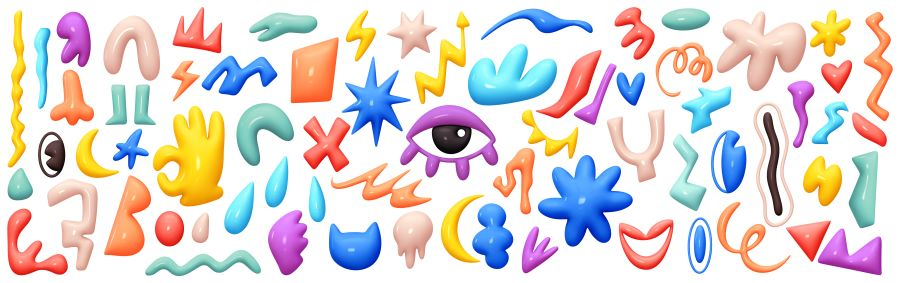
#> input picture Exercices/Data/image_05.jpg, 900 x 283 px
$ python 02_04_Modifier_la_transparence_d_une_image.py
#> lines starting #> are read from the running program, lines starting #| are printed output that depends on the picture
import numpy as np
import cv2

color = cv2.imread("../../Data/image_05.jpg",1)
#> color is the input picture: shape (283, 900, 3); mean B, G, R 212.7, 214.7, 223.2

gray = cv2.cvtColor(color, cv2.COLOR_BGR2GRAY)
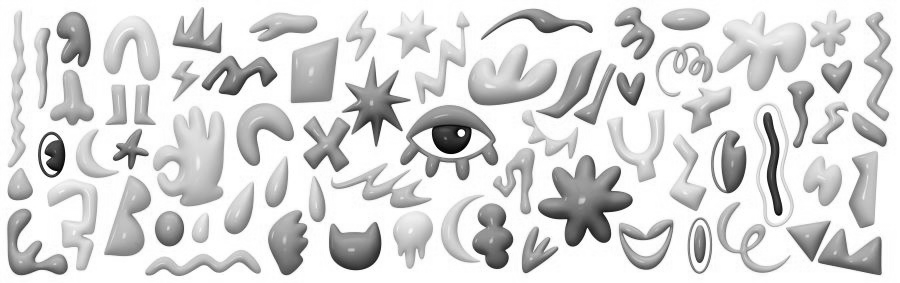
#> gray: shape (283, 900); min 0, max 255, mean 217
cv2.imwrite("gray.jpg",gray)
cv2.imshow("Gray",gray)

# [5 lines of commented-out code are left out]


b = color[:,:,0]
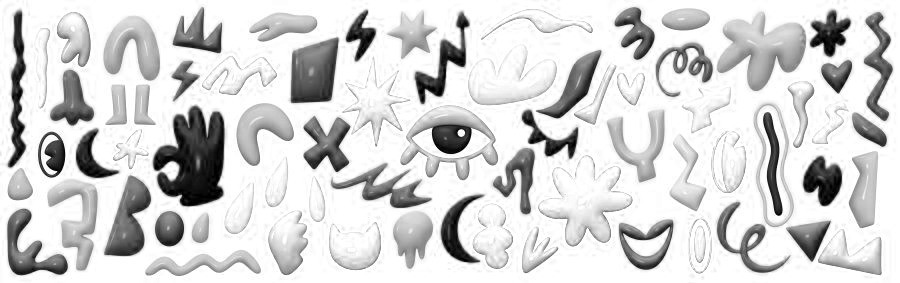
#> b: shape (283, 900); min 0, max 255, mean 212.7
g = color[:,:,1]
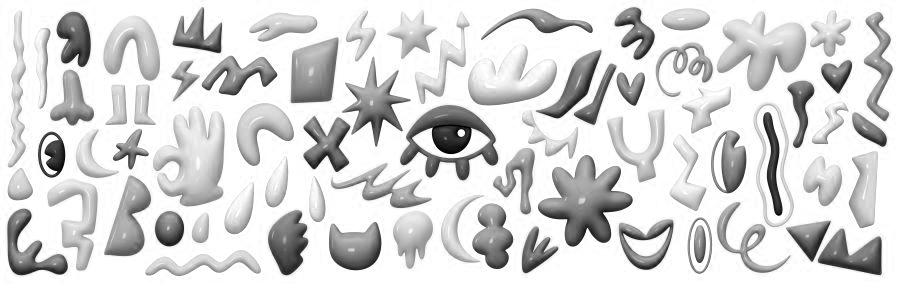
#> g: shape (283, 900); min 0, max 255, mean 214.7
r = color[:,:,2]
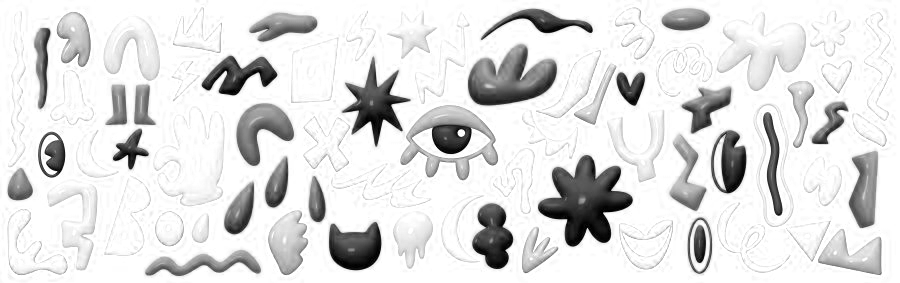
#> r: shape (283, 900); min 0, max 255, mean 223.2

# [5 lines of commented-out code are left out]


bgra_b = cv2.merge((b,g,r,b))
bgra_g = cv2.merge((b,g,r,g))
bgra_r = cv2.merge((b,g,r,r))

cv2.imwrite("rgba_b.png",bgra_b)
cv2.imshow("BGRA - B",bgra_b)
cv2.imwrite("rgba_g.png",bgra_g)
cv2.imshow("BGRA - G",bgra_g)
cv2.imwrite("rgba_r.png",bgra_r)
cv2.imshow("BGRA - R",bgra_r)


cv2.waitKey(0)
cv2.destroyAllWindows()

$ run again, with Exercices/Data/image_00.jpg copied over Exercices/Data/image_05.jpg
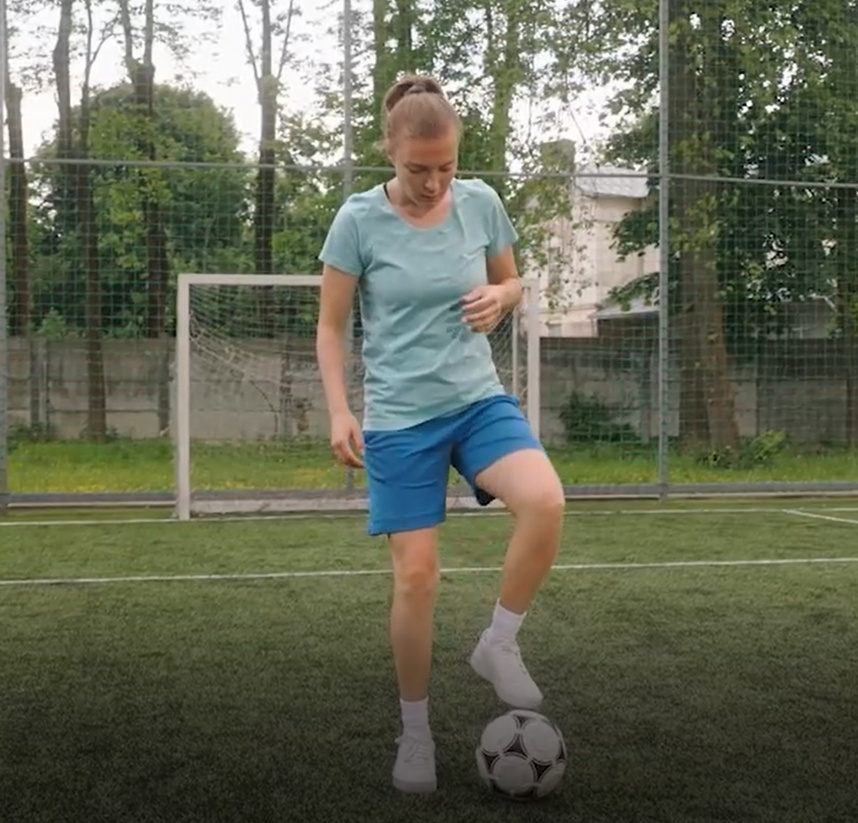
#> input picture Exercices/Data/image_00.jpg, 858 x 823 px, shrunk from 1682 x 1613 before the run
#> color is the input picture: shape (823, 858, 3); mean B, G, R 85.4, 103.7, 100.1
#> `b = color[:,:,0]`:
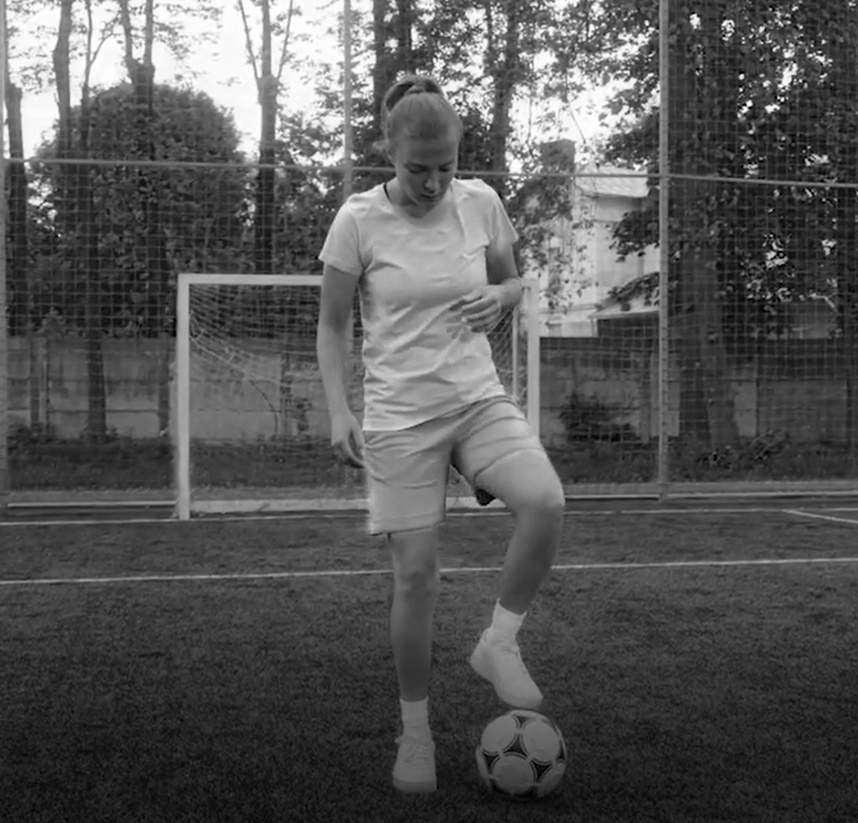
#> b: shape (823, 858); min 0, max 255, mean 85.4
#> `r = color[:,:,2]`:
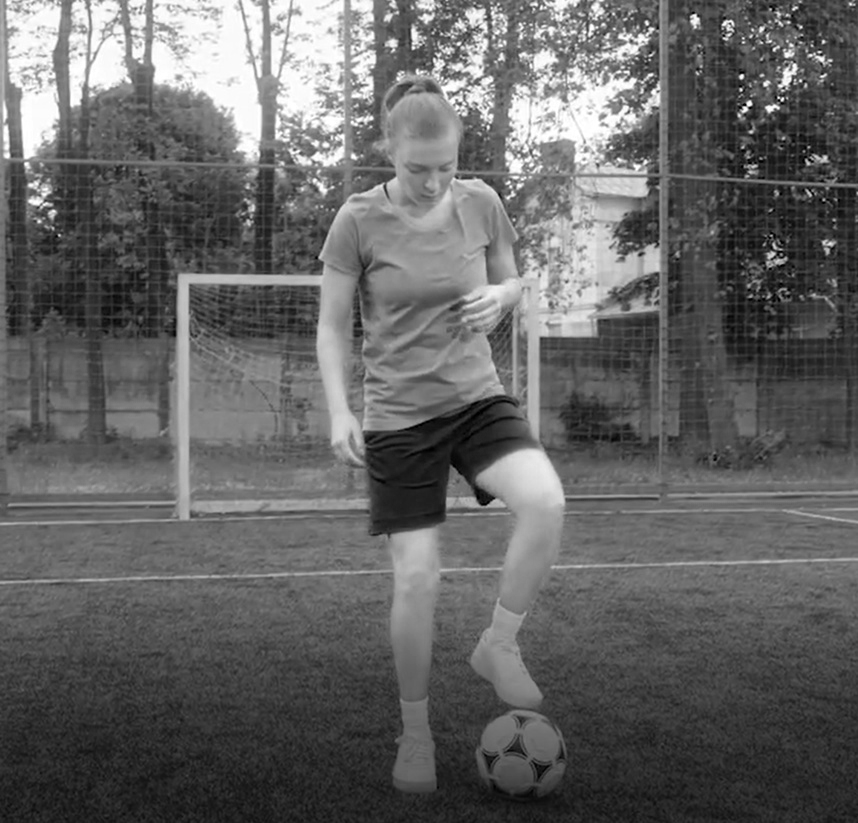
#> r: shape (823, 858); min 0, max 255, mean 100.1

$ run again, with Exercices/Data/image_01.jpg copied over Exercices/Data/image_05.jpg
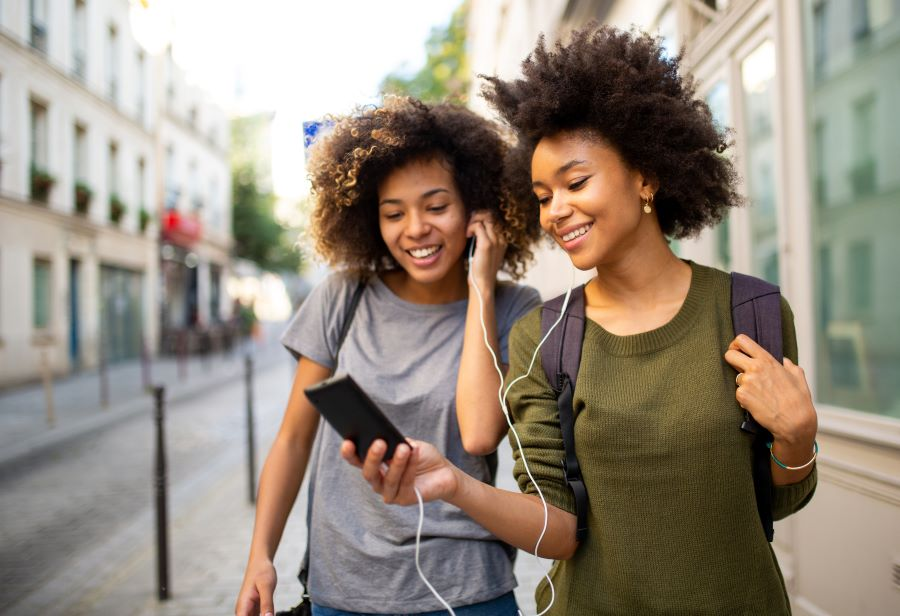
#> input picture Exercices/Data/image_01.jpg, 900 x 616 px
#> color is the input picture: shape (616, 900, 3); mean B, G, R 125.8, 138.9, 149.8
#> `b = color[:,:,0]`:
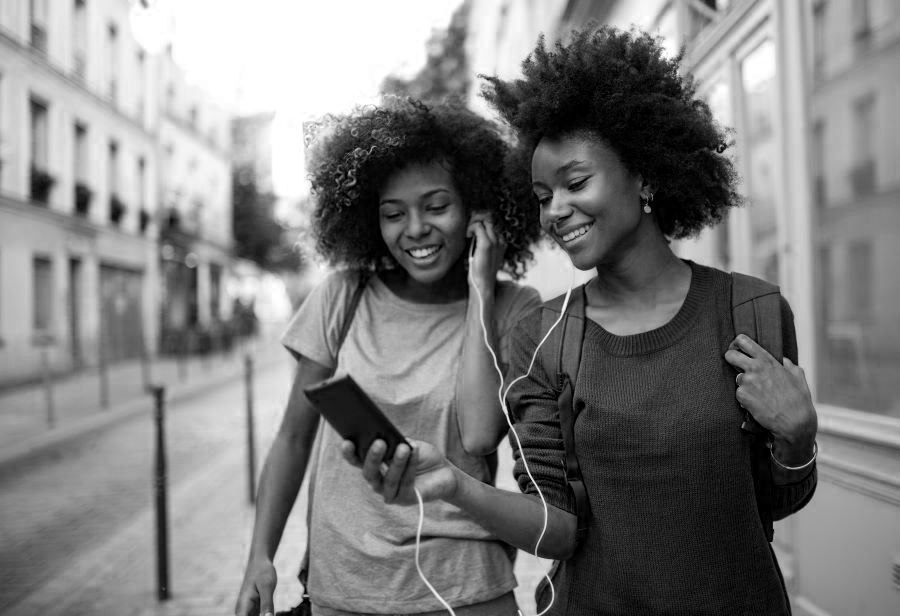
#> b: shape (616, 900); min 0, max 255, mean 125.8
#> `r = color[:,:,2]`:
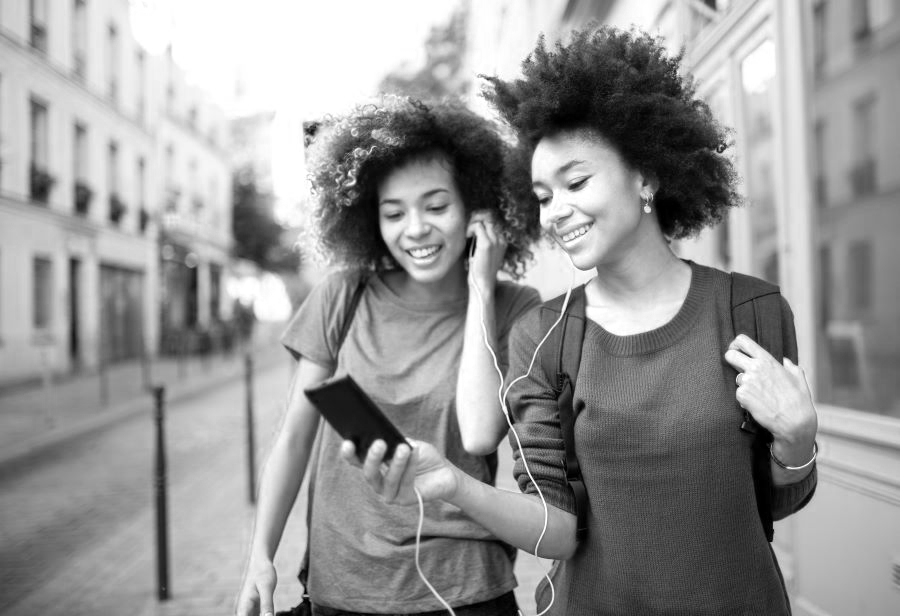
#> r: shape (616, 900); min 0, max 255, mean 149.8

$ run again, with Exercices/Data/image_02.jpg copied over Exercices/Data/image_05.jpg
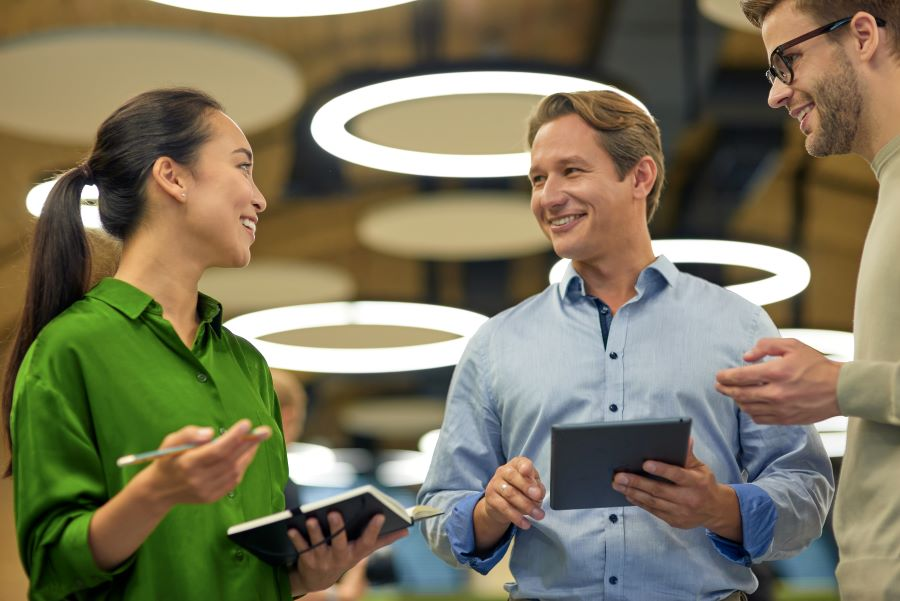
#> input picture Exercices/Data/image_02.jpg, 900 x 601 px
#> color is the input picture: shape (601, 900, 3); mean B, G, R 92.5, 117.4, 123.1
#> `b = color[:,:,0]`:
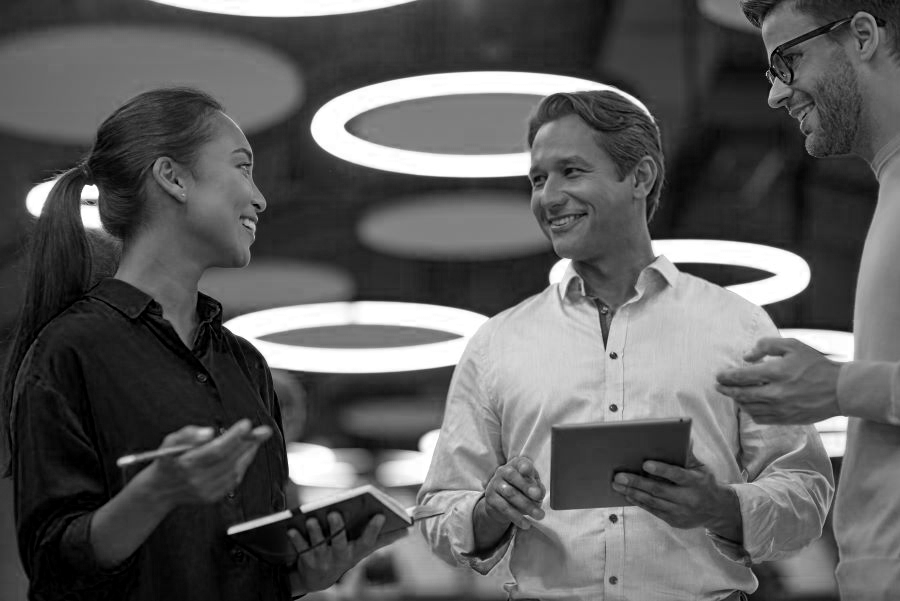
#> b: shape (601, 900); min 0, max 255, mean 92.5
#> `r = color[:,:,2]`:
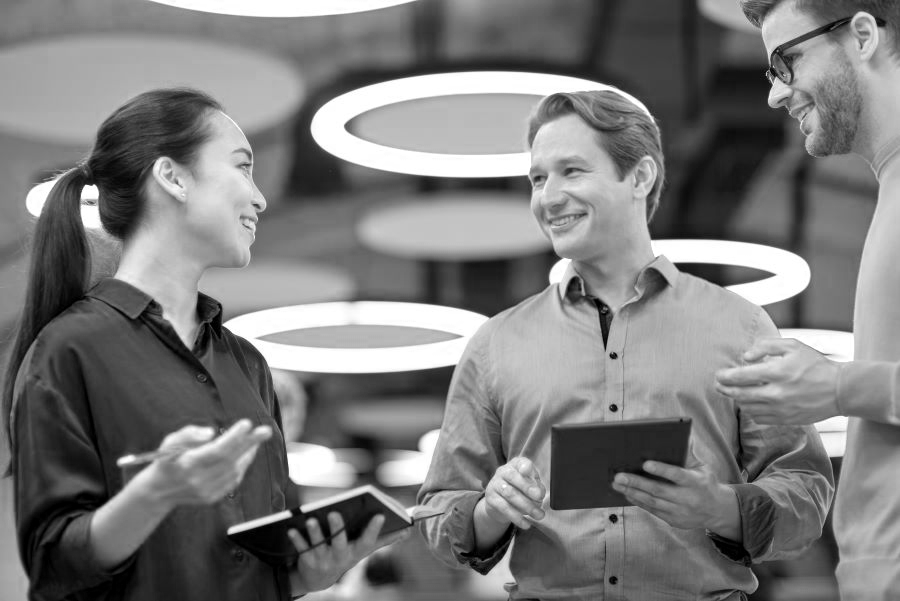
#> r: shape (601, 900); min 0, max 255, mean 123.1
